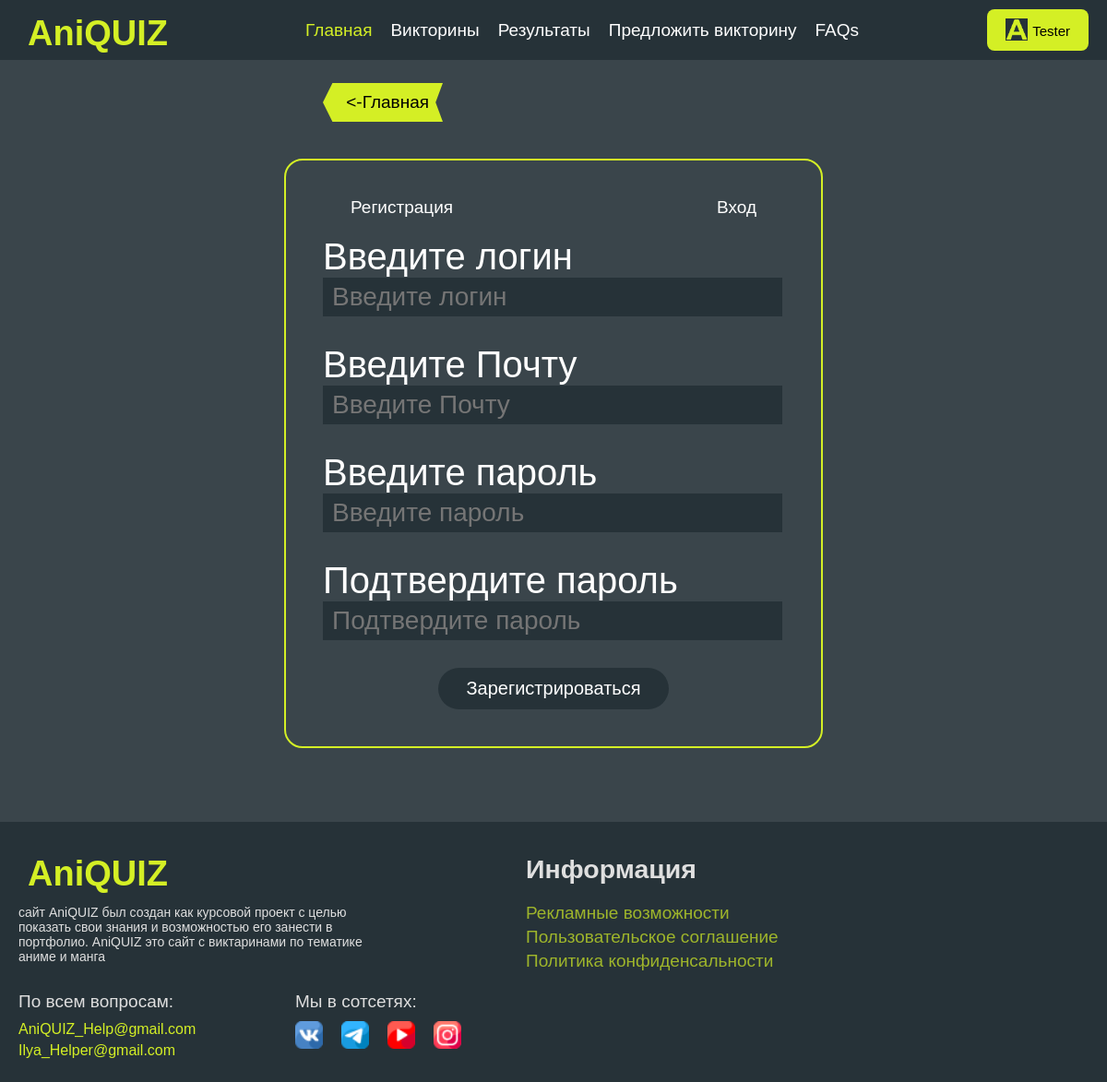
The app's page /user/authentication/ (signed in) with its own data.
### user/models.py (models this page shows)
class CustomUser(AbstractUser):
    icon = models.ImageField(upload_to="static/img/user/icon_user", null=True, blank=True,
                             default="static/img/user/icon_user/Standard_icon.png")

### user/views.py (the view, shortened to what this page needs)
# urls.py: path('authentication/', views.RegAndLog, name='authentication'),
def RegAndLog (request):
    data = {}
    return render(request, 'LogAndReg.html', data)

### templates/LogAndReg.html (shortened to what this page needs)
{% extends 'base.html' %}
{% load static %}
{% block css %}
<link rel="stylesheet" href="{% static 'css/LogAndReg.css' %}">
{% endblock css %}
{% block content %}
<div class="btn_back_home">
    <a href="{% url 'home' %}">&lt;-Главная</a>
</div>
<div class="containerLogAndReg">
    <div class="btns">
        <div class="btnReg">
            <a>Регистрация</a>
        </div>
        <div class="btnLog">
            <a>Вход</a>
        </div>
    </div>
    <div class="fields register">
        <form action="" METHOD="POST">
            <label for="LoginR">Введите логин</label>
            <input id="LoginR" placeholder="Введите логин" name="username" value="{% if username %}{{ username }}{% endif %}">
            <label for="Email">Введите Почту</label>
            <input type="email" id="Email" placeholder="Введите Почту" name="email" value="{% if email %}{{ email }}{% endif %}">
            <label for="Password1">Введите пароль</label>
            <input type="password" id="Password1" placeholder="Введите пароль" name="password1">
            <label for="Password2">Подтвердите пароль</label>
            <input type="password" id="Password2" placeholder="Подтвердите пароль" name="password2">
            <div class="btnSubmit">
                <button type="submit">Зарегистрироваться</button>
            </div>
        </form>
    </div>
</div>
{% endblock content %}

### templates/base.html (shortened to what this page needs)
<!DOCTYPE html>
{% load static %}
<html lang="ru">
<head>
    <link rel="stylesheet" href="{% static 'css/base.css' %}">
    <link rel="stylesheet" href="{% static 'css/home.css' %}">
    <link rel="stylesheet" href="{% static 'css/quiz.css' %}">
    <link rel="stylesheet" href="{% static 'css/add_quiz.css' %}">
    {% block css %}
    {% endblock css %}
</head>
<body>
    <header>
        <div class="container_head">
            <a href="{% url 'home' %}" class="logo"><h1>AniQUIZ</h1></a>
            <div class="menu_items">
                <ul>
                    <li><a href="{% url 'home' %}" class="{% if nav %}{% else %}active{% endif %}">Главная</a></li>
                    <li><a href="{% url 'quiz_all' %}" class="{% if nav == 'quiz' %} active {% endif %}">Викторины</a></li>
                    <li><a href="{% url 'allResults' %}" class="{% if nav == 'res' %} active {% endif %}">Результаты</a></li>
                    {% if user.is_staff %}
                        <li><a href="{% url 'checking_quizs' %}" class="{% if nav == 'addquiz' %} active {% endif %}">Проверка викторин</a></li>
                    {% else %}
                        <li><a href="{% url 'add_quiz'  %}" class="{% if nav == 'addquiz' %} active {% endif %}">Предложить викторину</a></li>
                    {% endif %}
                    <li><a href="#" class="{% if nav == 'faq' %} active {% endif %}">FAQs</a></li>
                </ul>
            </div>
            {% if user.is_authenticated %}
            <div class="right_menu">
                <a href="{% url 'personal_account' user.pk %}" class="login"><img src="/{{user.icon}}" alt="иконка пользователя" width="24" height="24"><span>{{ user.username|slice:":10" }}</span></a>
            </div>
            {% else %}
            <div class="right_menu">
                <a href="{% url 'authentication' %}" class="login"><img src="{% static 'img/interactive_icons/icons-user-24.png' %}" alt="иконка пользователя" width="24" height="24"><span>ВХОД</span></a>
            </div>
            {% endif %}
        </div>
    </header>
    <div class="main_container">
      {% block content %}
      {% endblock content %}
    </div>
    <footer>
        <div class="footer_container">
            <div class="info_container">
                <a href="#" class="logo"><h1>AniQUIZ</h1></a>
                <p class="footer_company">
                    сайт AniQUIZ был создан как курсовой проект с целью показать свои знания и возможностью его занести в портфолио. AniQUIZ это сайт с виктаринами по тематике аниме и манга
                </p>
                <div class="footer_block">
                    <div class="help">
                        <span>По всем вопросам:</span>
                        <a href="#">AniQUIZ_Help@gmail.com</a>
                        <a href="#">Ilya_Helper@gmail.com</a>
                    </div>
                    <div class="sotset">
                        <span>Мы в сотсетях:</span>
                        <ul>
                            <li>
                                <a href="#"><img src="{% static 'img/interactive_icons/free-icon-vk-24.png' %}" alt=""></a>
                            </li>
                            <li>
                                <a href="#"><img src="{% static 'img/interactive_icons/telegram-24.png' %}" alt=""></a>
                            </li>
                            <li>
                                <a href="#"><img src="{% static 'img/interactive_icons/youtube.png' %}" alt=""></a>
                            </li>
                            <li>
                                <a href="#"><img src="{% static 'img/interactive_icons/instagram-24.png' %}" alt=""></a>
                            </li>
                        </ul>
                    </div>
                </div>
            </div>
            <div class="info">
                <h2>Информация</h2>
                <ul>
                    <li><a href="#">Рекламные возможности</a></li>
                    <li><a href="#">Пользовательское соглашение</a></li>
                    <li><a href="#">Политика конфиденсальности</a></li>
                </ul>
            </div>
        </div>
    </footer>
</body>
</html>

### static/css/base.css (style rules this page uses)
* { margin: 0px; padding: 0px; }
a { text-decoration: none; color: white; }
body { font-weight: 400; background-color: #3A454B; font-family: Montserrat,sans-serif; font-size: 19px; padding-top: 80px; }
ul { list-style: none; }
header { top: 0px; position: fixed; padding-right: 20px; width: 100%; z-index: 100; }
.container_head { display: flex; height: 65px; background-color: #263238; padding: 0 20px; flex-wrap: nowrap; justify-content: space-between; }
.logo { display: inline-block; height: 100%; text-align: center; }
.logo h1 { color: #d4ef25; margin: 15px 10px; }
.menu_items, .right_menu { margin: auto 0px; }
.right_menu a img { padding-right: 5px; }
.menu_items ul { display: flex; list-style: none; }
.menu_items ul li { display: flex; align-items: center; margin: 0 10px; }
.active { color: #d4ef25; }
.right_menu { display: flex; flex-wrap: nowrap; height: 65px; }
.right_menu a { display: flex; color: black; text-align: center; background-color: #d4ef25; padding: 0 20px; margin: 10px 0; border-radius: 8px; }
.right_menu a img { margin: 10px 0; }
.right_menu a span { margin: 15px 0; font-size: 15px; }
footer { padding: 20px 20px 20px 20px; background-color: #263238; margin-top: 80px; }
.info_container { width: 500px; }
.footer_container { display: flex; }
.info_container .logo { max-height: 70px; }
.footer_company { font-size: 14px; color: #dfdfdf; width: 400px; margin-bottom: 30px; }
.info_container .help { display: flex; flex-wrap: wrap; }
.info_container .help span { color: #dfdfdf; margin-bottom: 10px; }
.info_container .help a { font-size: 16px; color: #d4ef25; margin-bottom: 5px; }
.sotset { margin-top: 0; }
.sotset span { color: #dfdfdf; }
.sotset ul { display: flex; margin-top: 10px; }
.sotset ul li { margin-right: 20px; }
.sotset ul li img { width: 30px; height: 30px; }
.footer_container .info { margin-top: 15px; color: #dfdfdf; margin-left: 50px; }
.footer_container .info h2 { margin-bottom: 20px; }
.footer_container .info li { margin-bottom: 4px; }
.footer_container .info li a { color: #d4ef25b1; }
.footer_block { display: flex; }

### static/css/home.css (style rules this page uses)
p { margin: 0; padding: 0; }
.main_container { padding: 0 30px; margin-top: 30px; }

### static/css/quiz.css (style rules this page uses)
.btn_back_home a { display: flex; color: black; background-color: #d4ef25; padding: 10px 15px; width: 100px; justify-content: right; clip-path: polygon(0% 50%, 8% 0%, 100% 0%, 94% 50%, 100% 100%, 8% 100%); }

### static/css/add_quiz.css (style rules this page uses)
input { padding: 5px 10px; font-size: 28px; border: 0px; background-color: #263238; color: white; width: 580px; }

### static/css/LogAndReg.css (style rules this page uses)
.btn_back_home { width: 500px; margin: 0 auto; margin-bottom: 40px; margin-top: -20px; }
.containerLogAndReg { color: white; padding: 40px; border: 2px solid #d4ef25; width: 500px; margin: 0 auto; border-radius: 20px; }
.containerLogAndReg .fields { display: flex; }
.containerLogAndReg .fields form input { width: 95.5%; margin-bottom: 30px; }
.containerLogAndReg .fields form label { font-size: 40px; }
.containerLogAndReg .btns a { cursor: pointer; }
.btnSubmit button { width: 250px; height: 45px; background-color: #263238; border: 0px; border-radius: 30px; color: white; font-size: 20px; cursor: pointer; }
.btnSubmit { display: flex; justify-content: center; }
.containerLogAndReg .btns { display: flex; justify-content: space-between; margin-bottom: 20px; }
.containerLogAndReg .btns a { padding: 10px 30px; border-radius: 40px; }

### records on screen
CustomUser: icon (picture), username "Tester"
